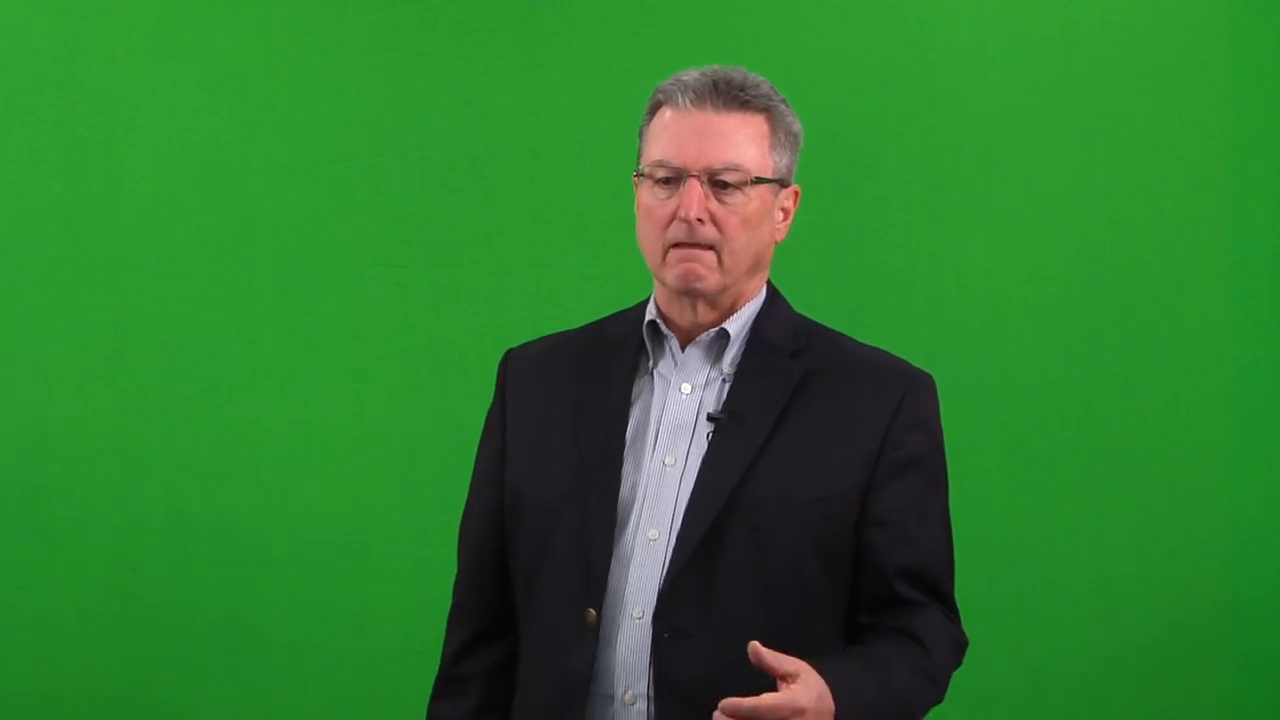
#> input picture frame 38 of Assignment0/fg.mp4, 1280 x 720 px
$ python q3.py
#> lines starting #> are read from the running program, lines starting #| are printed output that depends on the picture; after the words box and inside, x2 and y2 are one past the last pixel; in counts of white or black regions, pixels touching at a corner belong together; pictures that were not available may be replaced by others from this repository, and a replacement may not be noted
import cv2
import matplotlib.pyplot as plt
import numpy as np

lower_blue = np.array([20, 120, 20])     ##[R value, G value, B value]
upper_blue = np.array([80, 180, 80])

def read_image(path):
    img = cv2.imread(path)
    img = cv2.cvtColor(img, cv2.COLOR_BGR2RGB)
    return img

def extract_mask(img, low_thresh, high_thresh):
    mask = cv2.inRange(img, low_thresh, high_thresh)
    masked_img = np.copy(img)
    masked_img[mask != 0] = [0, 0, 0]
    return masked_img, mask

def mask_background(bg_img, mask):
    bg_img[mask == 0] = [0, 0, 0]
    return bg_img

def merge_bg_fg(fg, bg):
    final_img = fg + bg
    return final_img

def apply_chroma_key(fg_path, bg_path):
    cap_fg = cv2.VideoCapture(fg_path)
    cap_bg = cv2.VideoCapture(bg_path)

    if cap_fg.isOpened() == False:
        print("Error opening video file")

    if cap_bg.isOpened() == False:
        print("Error opening video file")

    frames = []

    while cap_fg.isOpened() and cap_bg.isOpened():
        print('1')

        ret_fg, fg = cap_fg.read()
        ret_bg, bg = cap_bg.read()

        if ret_fg == True and ret_bg == True:

            masked_img, mask = extract_mask(fg, lower_blue, upper_blue)
            masked_bg = mask_background(bg, mask)
            final_img = merge_bg_fg(masked_img, masked_bg)
            frames.append(final_img)

            if cv2.waitKey(25) & 0xFF == ord('q'):
                break

        else:
            break

    cap_fg.release()
    cap_bg.release()

    return frames

def convert_frames_to_video(frames, output_file, fps):
    size =  frames[0].shape
    size = (size[1], size[0])
    out = cv2.VideoWriter(output_file, cv2.VideoWriter_fourcc(*'DIVX'), fps, size)
    for i in range(len(frames)):
        out.write(frames[i])
    out.release()

def main():
    frames = apply_chroma_key('./fg.mp4', './bg.mp4')
#> in apply_chroma_key, fg is the input picture: shape (720, 1280, 3); mean B, G, R 45.7, 123.6, 45.7
#> in extract_mask, `mask = cv2.inRange(img, low_thresh, high_thresh)`:
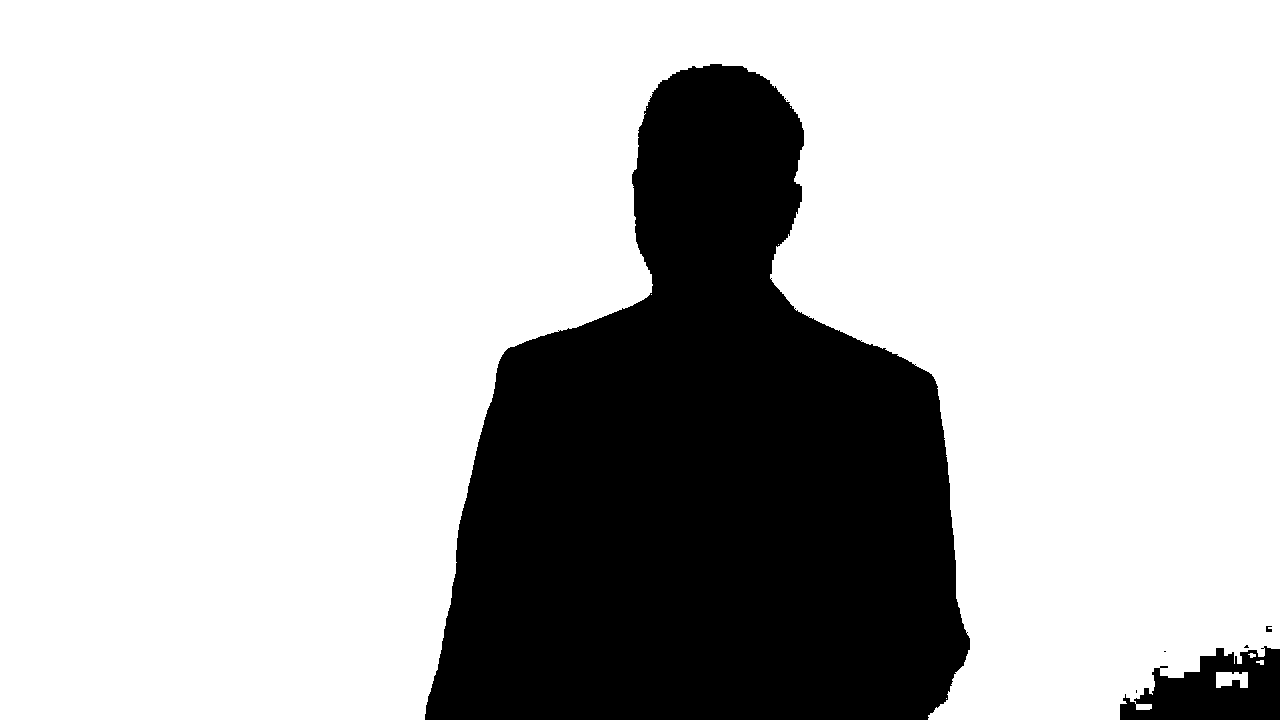
#> mask: shape (720, 1280); 74.6% white; 7 black regions (4 under 20 px), largest, box (x1, y1, x2, y2) and area: (425, 64, 970, 720) 226314, (1120, 646, 1280, 720) 7696, (1266, 626, 1272, 632) 28
#> in extract_mask, `masked_img[mask != 0] = [0, 0, 0]`:
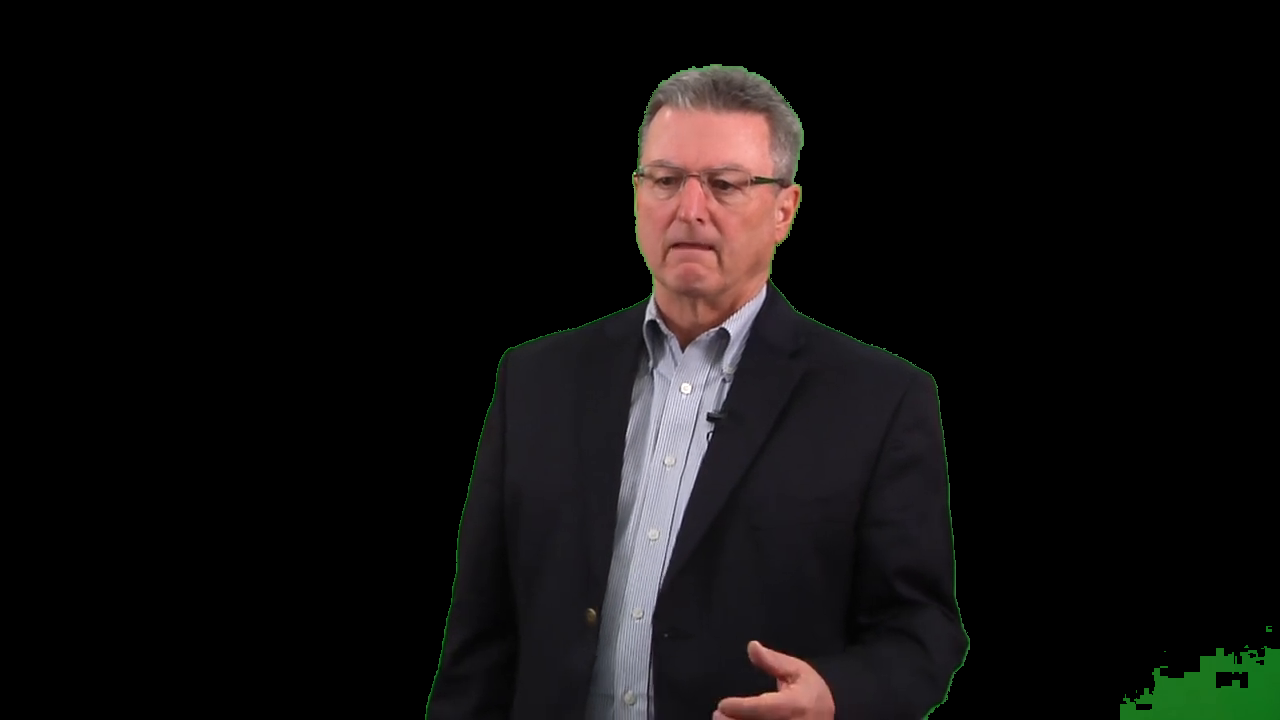
#> masked_img: shape (720, 1280, 3); mean B, G, R 14.2, 14.4, 16.3
#> in mask_background, `bg_img[mask == 0] = [0, 0, 0]`:
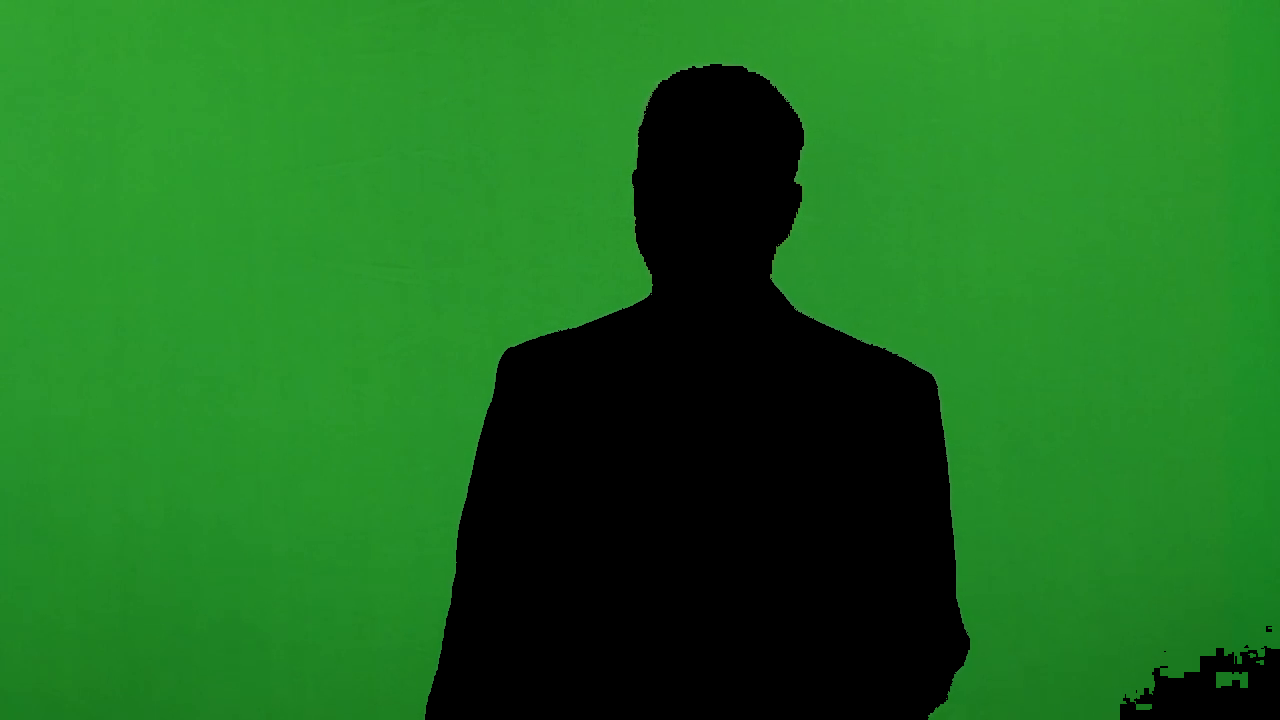
#> bg_img: shape (720, 1280, 3); mean B, G, R 31.5, 109.2, 29.4
#> (key q is pressed here)
#> frames = 1 item
    convert_frames_to_video(frames, 'final.mp4', 24)
#> the loop in convert_frames_to_video, `for i in range(len(frames)):` made 1 pass

main()

$ run again, starting later in the video
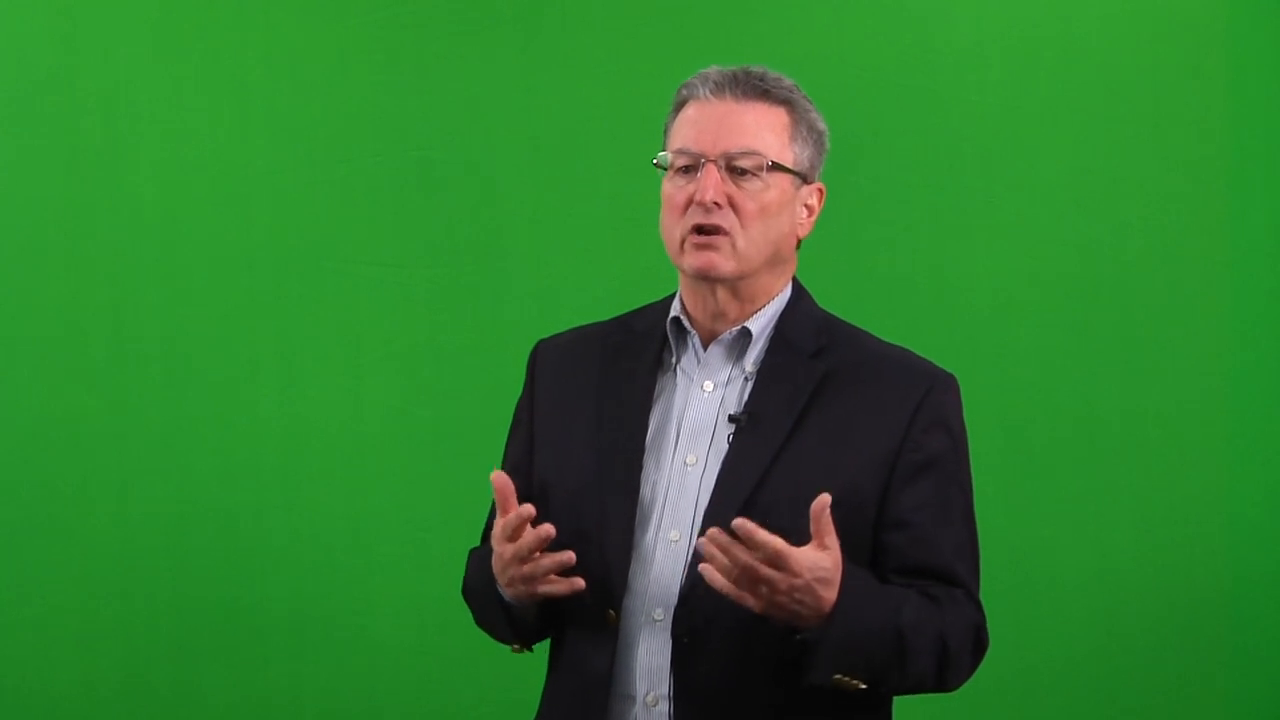
#> input picture frame 172 of Assignment0/fg.mp4, 1280 x 720 px
#> in apply_chroma_key, fg is the input picture: shape (720, 1280, 3); mean B, G, R 45.7, 124.5, 46.8
#> in extract_mask, `mask = cv2.inRange(img, low_thresh, high_thresh)`:
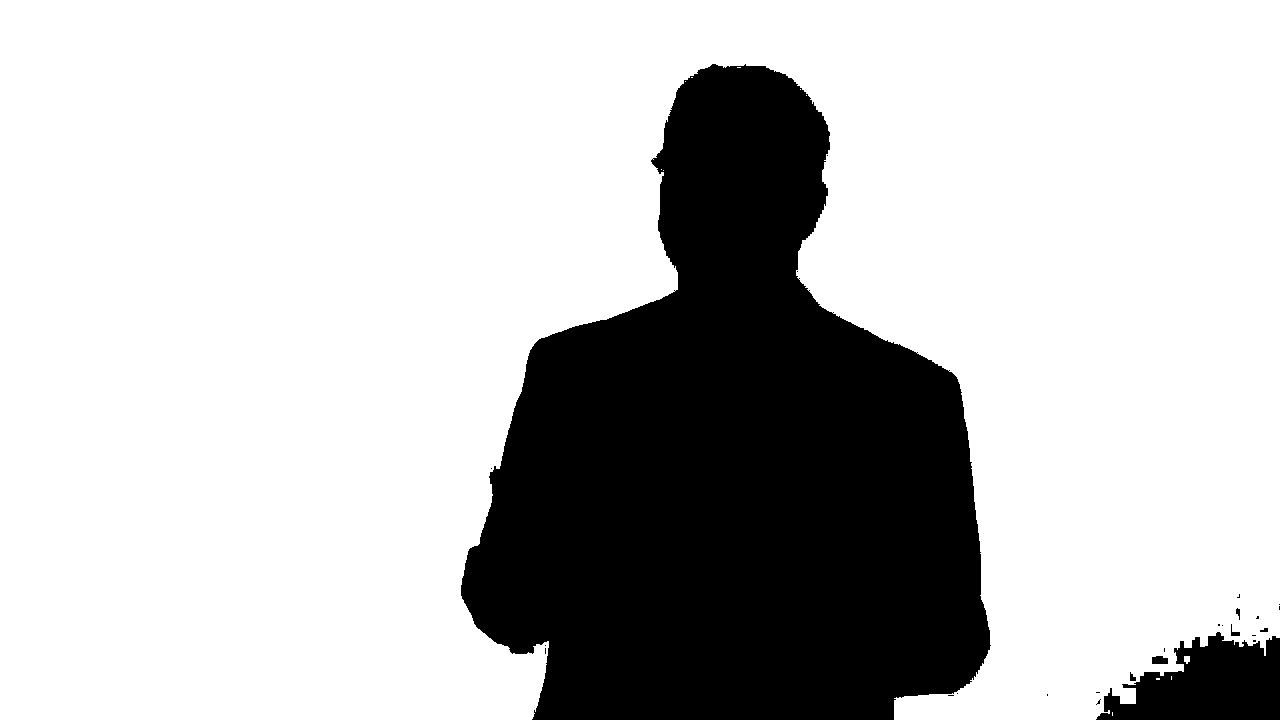
#> mask: shape (720, 1280); 75% white; 26 black regions (19 under 20 px), largest, box (x1, y1, x2, y2) and area: (461, 64, 991, 720) 219480, (1096, 632, 1280, 720) 10585, (1152, 656, 1168, 664) 114
#> in mask_background, `bg_img[mask == 0] = [0, 0, 0]`:
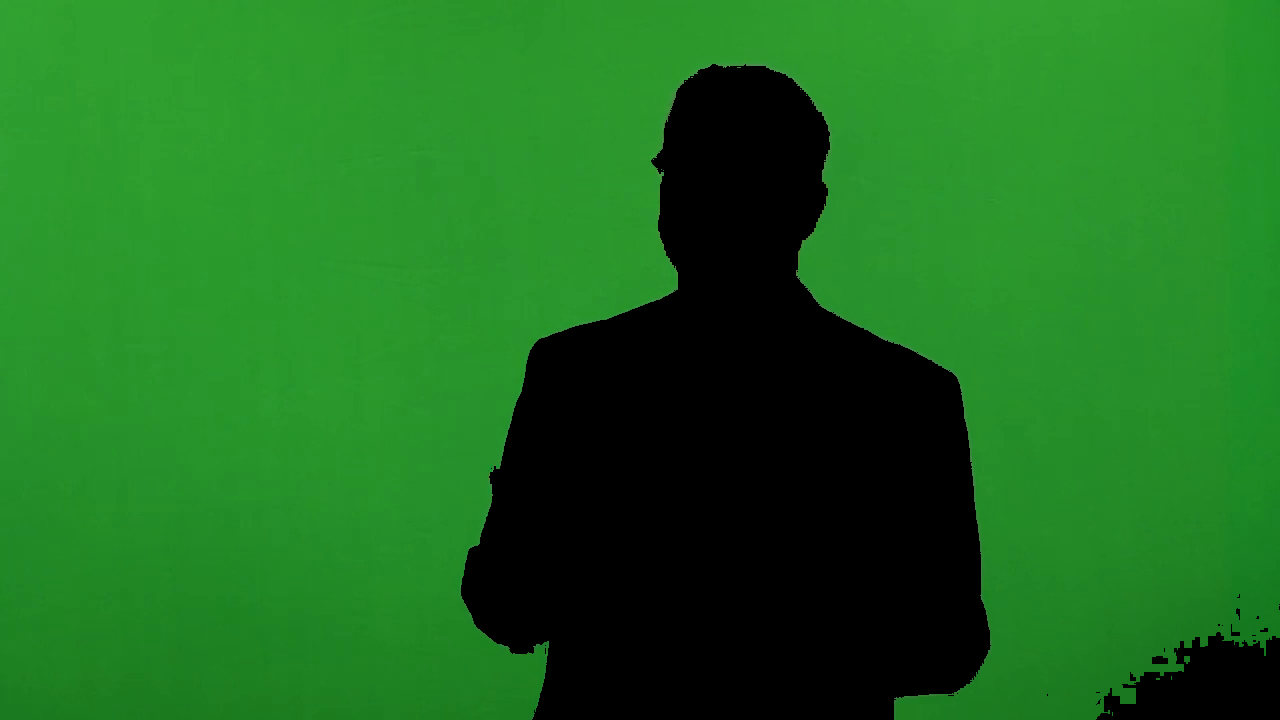
#> bg_img: shape (720, 1280, 3); mean B, G, R 31.5, 109.4, 29.5
#> frames = 1 item
#> the loop in convert_frames_to_video, `for i in range(len(frames)):` made 1 pass

$ run again, starting later in the video
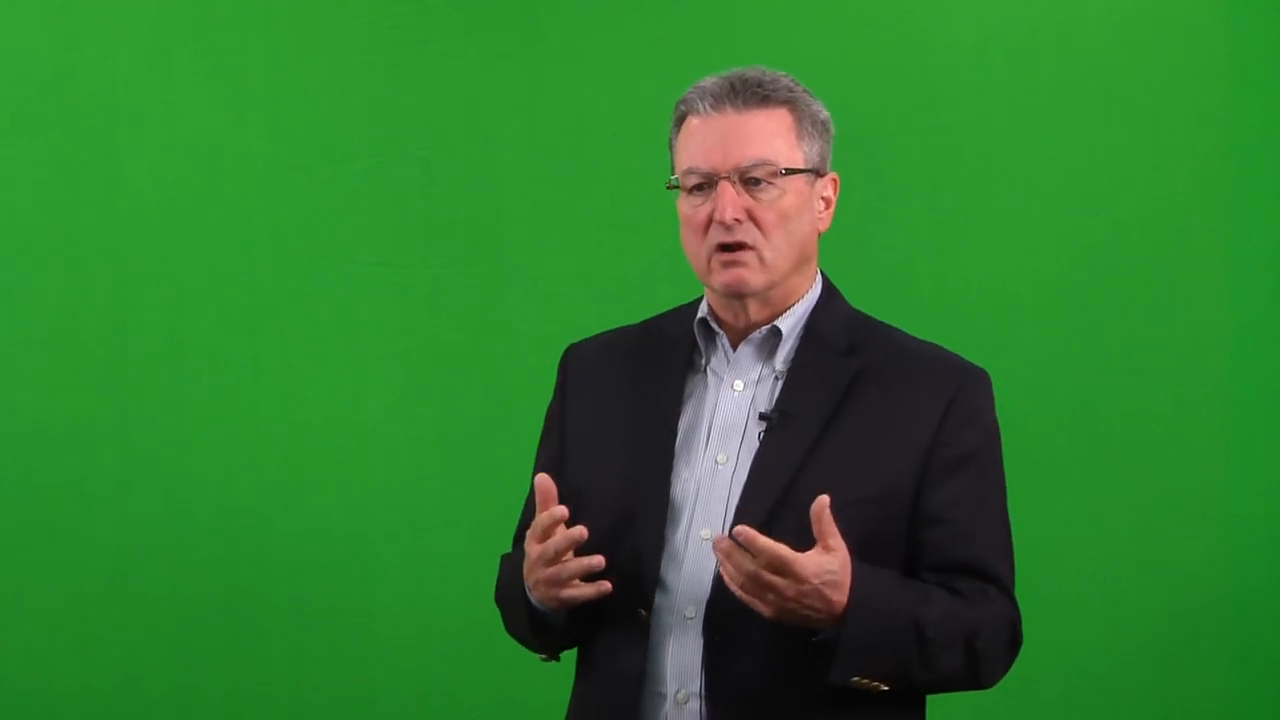
#> input picture frame 307 of Assignment0/fg.mp4, 1280 x 720 px
#> in apply_chroma_key, fg is the input picture: shape (720, 1280, 3); mean B, G, R 45.6, 124.4, 46.6
#> in extract_mask, `mask = cv2.inRange(img, low_thresh, high_thresh)`:
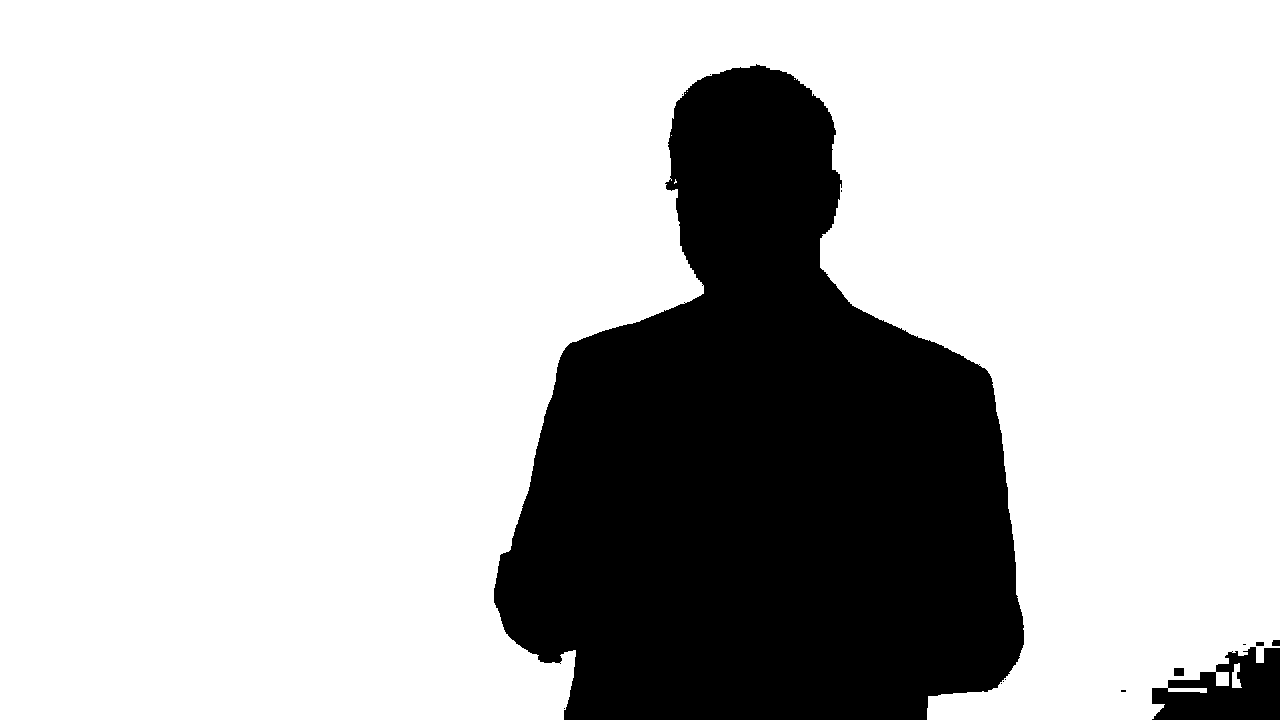
#> mask: shape (720, 1280); 75.4% white; 14 black regions (9 under 20 px), largest, box (x1, y1, x2, y2) and area: (494, 64, 1024, 720) 220473, (1152, 647, 1280, 720) 6132, (1174, 668, 1184, 676) 80, (1272, 640, 1280, 646) 46, (1256, 642, 1264, 646) 32
#> in mask_background, `bg_img[mask == 0] = [0, 0, 0]`:
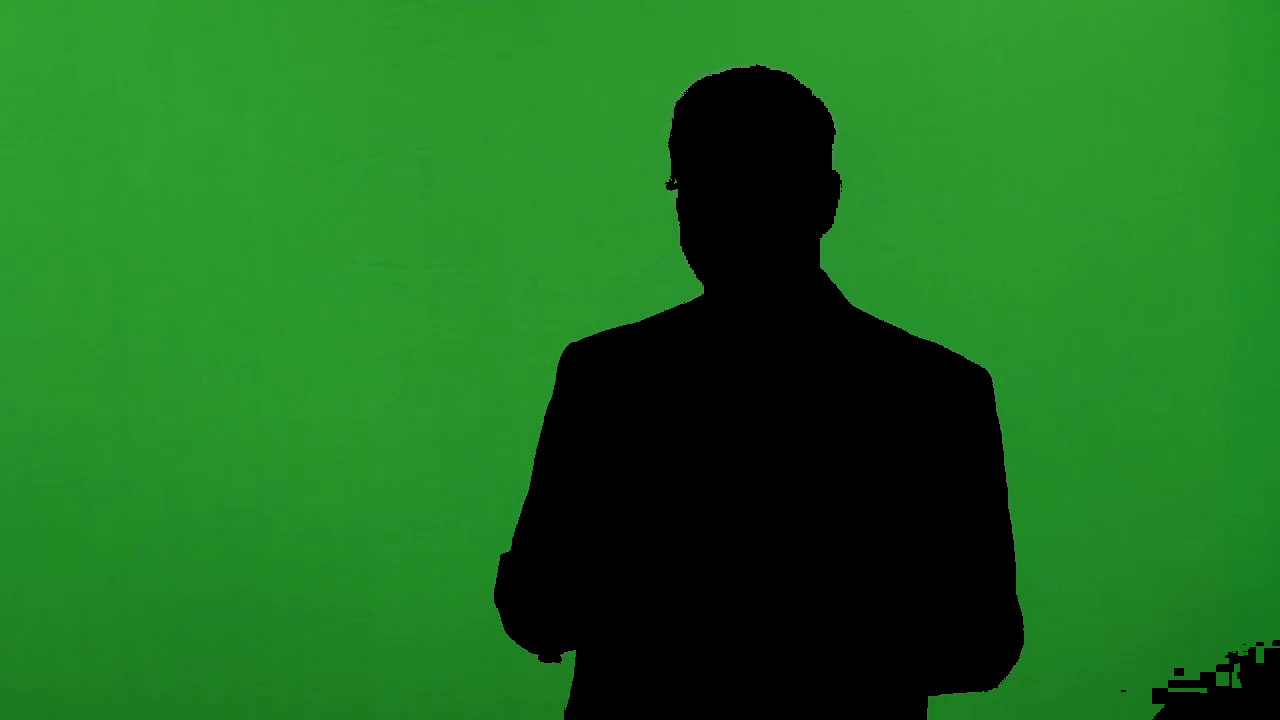
#> bg_img: shape (720, 1280, 3); mean B, G, R 31.6, 109.9, 29.5
#> frames = 1 item
#> the loop in convert_frames_to_video, `for i in range(len(frames)):` made 1 pass
